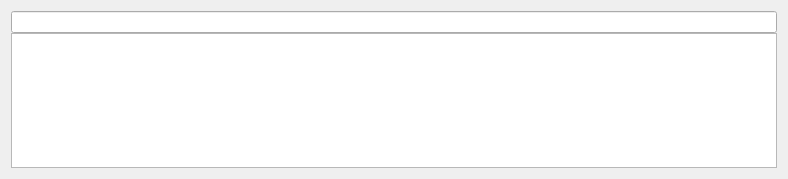
<?xml version="1.0" encoding="UTF-8"?>
<ui version="4.0">
 <class>CommandPaletteWidget</class>
 <widget class="QWidget" name="CommandPaletteWidget">
  <property name="geometry">
   <rect>
    <x>0</x>
    <y>0</y>
    <width>788</width>
    <height>179</height>
   </rect>
  </property>
  <property name="windowTitle">
   <string>CommandPaletteWidget</string>
  </property>
  <layout class="QVBoxLayout" name="verticalLayout_2">
   <property name="spacing">
    <number>0</number>
   </property>
   <item>
    <widget class="QLineEdit" name="lineEdit"/>
   </item>
   <item>
    <widget class="QListWidget" name="suggestionsListWidget"/>
   </item>
  </layout>
 </widget>
 <resources/>
 <connections/>
</ui>
